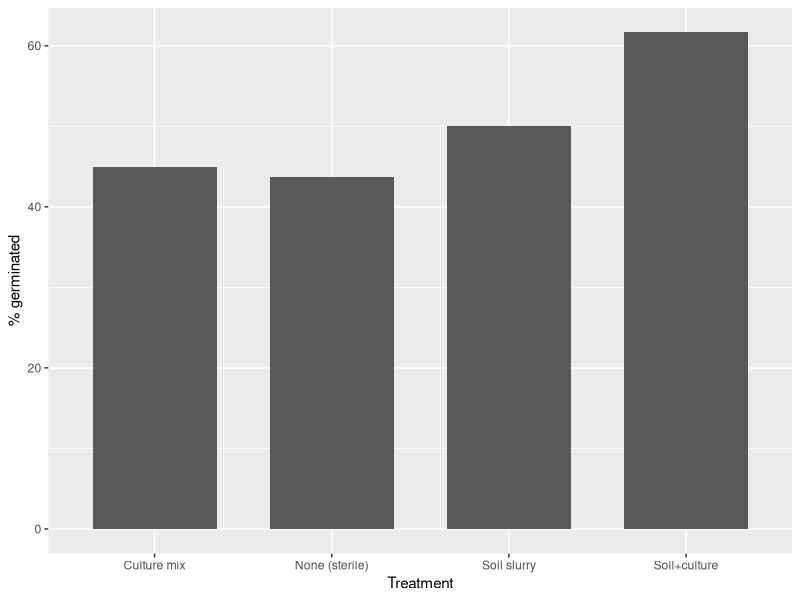

This figure's R source:
# set working dir to script dir
this.dir <- dirname(parent.frame(2)$ofile)
setwd(this.dir)

# read data
germination <- read.csv("germination.csv")
treatments <- read.csv("treatments.csv")

# subset data for just plants
germination <- germination[treatments$Host=="Yes",]
germination$Normed <- germination$Germinated/germination$Original
germination$Label <- treatments[treatments$Host=="Yes",]$Inoculation

# create probabilities
germination$ExpProportion <- germination$Original/sum(germination$Original)

chisq.test(germination$Germinated, p=germination$ExpProportion)

library(ggplot2)
ggplot(germination, aes(x = Label, y = Normed*100, )) +
  geom_bar(stat="identity", width = 0.7) +
  labs(x = "Treatment", y = "% germinated", fill = "Symscore") 
